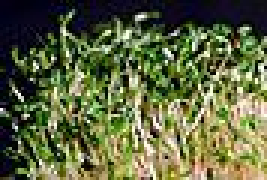
#> input picture HW2/i01.jpg, 89 x 60 px (shown 3 times larger)
$ python -i image.py   (imports and definitions only)
#> lines starting #> are read from the running program, lines starting #| are printed output that depends on the picture; after the words box and inside, x2 and y2 are one past the last pixel; in counts of white or black regions, pixels touching at a corner belong together
from typing import Tuple
import cv2
import numpy as np

laplace_matrix = np.array([[1, 1, 1], [1, -8, 1], [1, 1, 1]])

# class for handling images, precomputes a lot of useful information
class PPMImage:
    # takes a filename, and all of the hyper parameters (includes defaults)
    def __init__(self, filename: str, color_depth = (8,8,8), lap_depth = 11, bin_thresh = 128, sym_thresh = 128):
        # basic information and the actual image
#> called with filename = 'i01.jpg', color_depth = (8, 8, 8), lap_depth = 11, bin_thresh = 128, sym_thresh = 128
        self.filename = filename
        self.bit_depths = color_depth
        self.laplace_depth = lap_depth
        self.original_image = cv2.imread(filename)
#> self.original_image is the input picture: shape (60, 89, 3); mean B, G, R 64.8, 102.2, 94.7

        # create versions of image
        self.color = self.init_color(self.original_image, color_depth)
        self.grayscale = self.init_grayscale(self.original_image)
        self.texture = self.init_texture(self.grayscale, lap_depth)
        self.binary_for_shape = self.init_binary(self.grayscale, bin_thresh)
        self.binary_for_symmetry = self.init_binary(self.grayscale, sym_thresh)

        # make the color histogram for the image
        bins = [np.linspace(0, 2**color_depth[i], 2**color_depth[i] + 1) for i in range(3)]
        self.color_histogram, _ =  np.histogramdd(self.color.reshape(-1, 3), bins=bins)

        # make the texture histogram for the image
        bins = np.linspace(0, 2**lap_depth, 2**lap_depth + 1)
        self.texture_histogram, _ = np.histogram(self.texture.reshape(-1), bins=bins)

    #############################
    # Init and Helper Functions #
    #############################

    # change the bit depth of the image without reloading it
    # [12 lines left out: functions set_color_depth, set_laplace_depth, not called in this run]

    # change the binary threshold without reloading it
    def set_binary_threshold(self, threshold):
        self.binary_for_shape = self.init_binary(self.grayscale, threshold)

    # change the binary threshold for symmetry without reloading it
    def set_binary_symmetry_threshold(self, threshold):
        self.binary_for_symmetry = self.init_binary(self.grayscale, threshold)

    # create a color image with the given bit depth of the original image
    def init_color(self, image: cv2.Mat, color_depth=(8,8,8)):
#> called with color_depth = (8, 8, 8)
        color = image.copy()
        for i in range(3):
            color[:,:,i] = color[:,:,i] >> (8 - color_depth[i])
        return color

    # create a grayscale image from the original image
    def init_grayscale(self, image: cv2.Mat):
        grayscale = image.copy()
        grayscale = np.sum(grayscale, axis=2) // 3
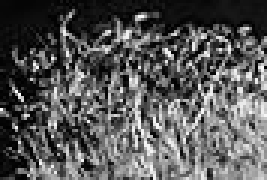
#> grayscale: shape (60, 89) uint64 (shown 3 times larger); min 0, max 254, mean 86.9
        grayscale = grayscale.astype(np.uint8)
        return grayscale

    # create a texture image from the grayscale image
    def init_texture(self, grayscale_image: cv2.Mat, laplace_depth=11):
#> called with laplace_depth = 11
        texture = grayscale_image.copy().astype(np.int16)
        texture = np.abs(cv2.filter2D(texture, -1, laplace_matrix))
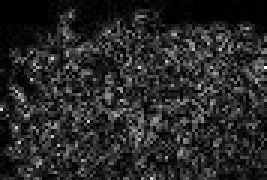
#> texture: shape (60, 89) int16 (shown 3 times larger); min 0, max 1668, mean 267.1; drawn with min black and max white
        # you originally need 11 bits to represent the max value of 2048
        # reduce the bit depth to make the histogram more useful
        texture  = texture >> (11 - laplace_depth)
        return texture

    # create a binary image from the grayscale image
    def init_binary(self, image: cv2.Mat, threshold=128) -> np.ndarray:
#> called with threshold = 128
        return (image >= threshold).astype(np.uint8)
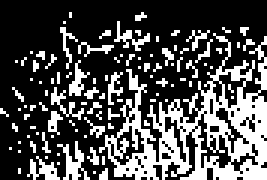
#> returned value: shape (60, 89) (shown 3 times larger); values 0 (black) and 1 (white), 30.7% white in thin lines or dots
#> in __init__, `self.texture_histogram, _ = np.histogram(self.texture.reshape(-1), bin..`: self.texture_histogram = 2048 values, max 51 at index 2, min 0 at index 549, mean 2.61

    # # # # # # # # # # #
    # Display Functions #
    # # # # # # # # # # #

    # show the full image
    def show_orig(self, factor=1):
        pic = cv2.resize(self.original_image, (0,0), fx=factor, fy=factor, interpolation=cv2.INTER_NEAREST)
        cv2.imshow(str(self.filename), pic)
        cv2.waitKey(0)
        cv2.destroyAllWindows()

    # show the bit reduced image
    # [44 lines left out: functions show_color, show_gray, show_texture, show_shape_binary, show_symmetry_binary, not called in this run]

>>> result = PPMImage('i01.jpg').show_orig()

$ run again, on HW2/i05.jpg
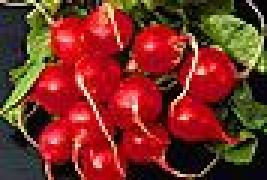
#> input picture HW2/i05.jpg, 89 x 60 px (shown 3 times larger)
#> in __init__, self.original_image is the input picture: shape (60, 89, 3); mean B, G, R 36.1, 48.2, 122.3
#> in init_grayscale, `grayscale = np.sum(grayscale, axis=2) // 3`:
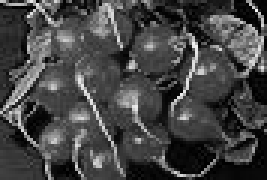
#> grayscale: shape (60, 89) uint64 (shown 3 times larger); min 0, max 248, mean 68.5
#> in init_binary, `return (image >= threshold).astype(np.uint8)`:
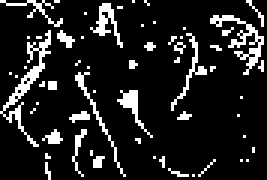
#> returned value: shape (60, 89) (shown 3 times larger); values 0 (black) and 1 (white), 12.8% white in thin lines or dots
#> self.texture_histogram = 2048 values, max 51 at index 5, min 0 at index 301, mean 2.61
